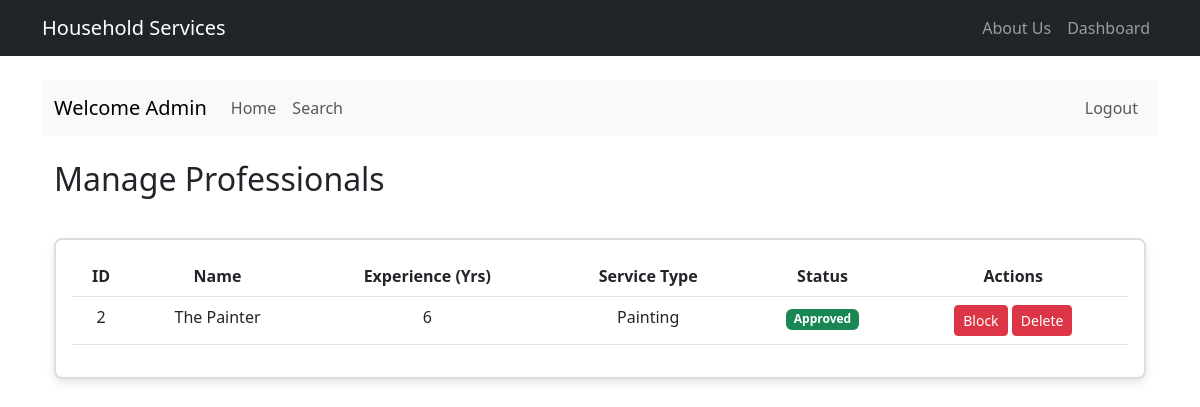
Page /admin/professionals (signed in) on the earlier database version.
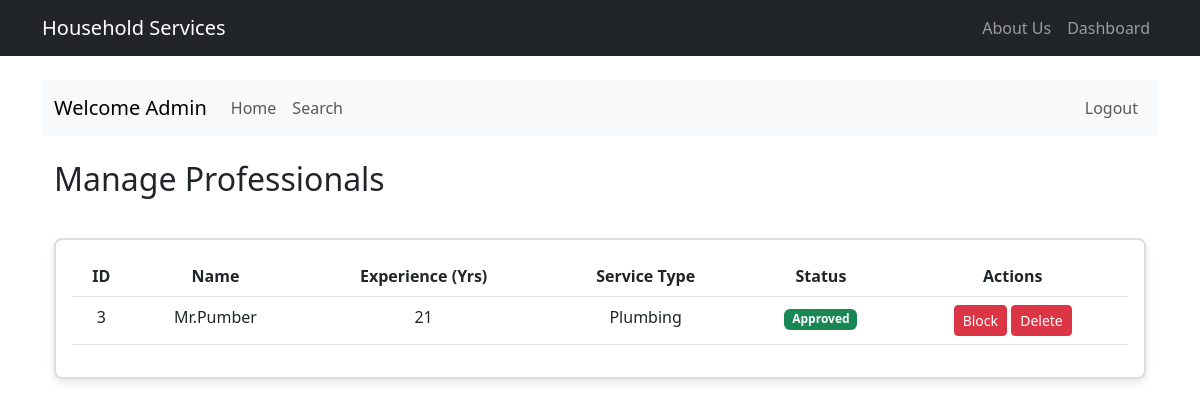
Same page on the later database version.
### model.py (models this page shows, shortened)
class User(UserMixin, db.Model):
    id = db.Column(db.Integer, primary_key=True)
    username = db.Column(db.String(80), unique=True, nullable=False)
    email = db.Column(db.String(120), unique=True, nullable=False)
    password_hash = db.Column(db.String(128), nullable=False)
    type = db.Column(db.String(50), nullable=False)
    created_at = db.Column(db.DateTime, default=datetime.utcnow)
    updated_at = db.Column(db.DateTime, default=datetime.utcnow, onupdate=datetime.utcnow)
    __mapper_args__ = {
        'polymorphic_identity': 'user',
        'polymorphic_on': type
    }

class ServiceProfessional(User):
    __tablename__ = 'service_professional'
    __mapper_args__ = {'polymorphic_identity': 'service_professional'}
    id = db.Column(db.Integer, db.ForeignKey('user.id'), primary_key=True)
    name = db.Column(db.String(100), nullable=False)  # Made nullable=False
    phone = db.Column(db.String(20))
    description = db.Column(db.Text)
    service_type = db.Column(db.String(100), nullable=False)  # Made nullable=False
    experience = db.Column(db.Integer, nullable=False)  # Made nullable=False
    address = db.Column(db.String(200), nullable=False)  # Added address field
    pincode = db.Column(db.String(10), nullable=False)  # Added pincode field
    documents_path = db.Column(db.String(255))  # Added documents path
    is_blocked = db.Column(db.Boolean, default=False)
    is_approved = db.Column(db.Boolean, default=False)
    is_active = db.Column(db.Boolean, default=True)
    rating = db.Column(db.Float, default=0.0)
    total_reviews = db.Column(db.Integer, default=0)
    requests = db.relationship('ServiceRequest', backref='professional', lazy='dynamic')

### routes.py (the view)
@app.route('/admin/professionals')
@login_required
def manage_professionals():
    if current_user.type != 'admin':
        flash('Access denied. Admin privileges required.', 'danger')
        return redirect(url_for('dashboard'))
    professionals = ServiceProfessional.query.all()
    return render_template('admin/professionals.html', professionals=professionals)

### app.py (called while the page is built)
@login_manager.user_loader
def load_user(user_id):
    return User.query.get(int(user_id))

### templates/admin/professionals.html (shortened to what this page needs)
{% extends "main.html" %}
{% block admin_content %}
<div class="container">
    <div class="row mb-4">
        <div class="col-md-12">
            <h2>Manage Professionals</h2>
        </div>
    </div>
    <div class="card">
        <div class="card-body">
            <table class="table">
                <thead>
                    <tr>
                        <th>ID</th>
                        <th>Name</th>
                        <th>Experience (Yrs)</th>
                        <th>Service Type</th>
                        <th>Status</th>
                        <th>Actions</th>
                    </tr>
                </thead>
                <tbody>
                    {% for professional in professionals %}
                    <tr>
                        <td>{{ professional.id }}</td>
                        <td>{{ professional.name }}</td>
                        <td>{{ professional.experience }}</td>
                        <td>{{ professional.service_type }}</td>
                        <td>
                            <span class="badge {% if professional.is_approved %}bg-success{% else %}bg-warning{% endif %}">
                                {{ 'Approved' if professional.is_approved else 'Pending' }}
                            </span>
                        </td>
                        <td>
                            {% if not professional.is_blocked %}
                                <a href="{{ url_for('manage_professional_status', professional_id=professional.id, action='block') }}"
                                   class="btn btn-sm btn-danger">Block</a>
                            {% else %}
                                <a href="{{ url_for('manage_professional_status', professional_id=professional.id, action='unblock') }}"
                                   class="btn btn-sm btn-warning">Unblock</a>
                            {% endif %}
                            <a href="{{ url_for('manage_professional_status', professional_id=professional.id, action='delete') }}"
                               class="btn btn-sm btn-danger" onclick="return confirm('Are you sure you want to delete this professional?')">Delete</a>
                        </td>
                    </tr>
                    {% endfor %}
                </tbody>
            </table>
        </div>
    </div>
</div>
{% endblock %}

Differences in the rows shown:
removed ServiceProfessional: id "2", name "The Painter", experience "6", service_type "Painting", is_approved "Approved"
added ServiceProfessional: id "3", name "Mr.Pumber", experience "21", service_type "Plumbing", is_approved "Approved"
